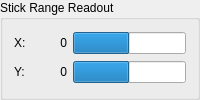
        <widget class="QGroupBox" name="axisReadoutGroupBox">
         <property name="title">
          <string>Stick Range Readout</string>
         </property>
         <layout class="QGridLayout" name="axisReadoutGridLayout">
          <item row="0" column="0">
           <widget class="QLabel" name="axisReadoutXLabel">
            <property name="text">
             <string>X:</string>
            </property>
           </widget>
          </item>
          <item row="0" column="1">
           <widget class="QLabel" name="axisReadoutXValue">
            <property name="text">
             <string>0</string>
            </property>
            <property name="alignment">
             <set>Qt::AlignRight|Qt::AlignVCenter</set>
            </property>
            <property name="minimumSize">
             <size>
              <width>35</width>
              <height>0</height>
             </size>
            </property>
           </widget>
          </item>
          <item row="0" column="2">
           <widget class="QProgressBar" name="axisReadoutXBar">
            <property name="minimum">
             <number>-128</number>
            </property>
            <property name="maximum">
             <number>127</number>
            </property>
            <property name="value">
             <number>0</number>
            </property>
            <property name="textVisible">
             <bool>false</bool>
            </property>
           </widget>
          </item>
          <item row="1" column="0">
           <widget class="QLabel" name="axisReadoutYLabel">
            <property name="text">
             <string>Y:</string>
            </property>
           </widget>
          </item>
          <item row="1" column="1">
           <widget class="QLabel" name="axisReadoutYValue">
            <property name="text">
             <string>0</string>
            </property>
            <property name="alignment">
             <set>Qt::AlignRight|Qt::AlignVCenter</set>
            </property>
            <property name="minimumSize">
             <size>
              <width>35</width>
              <height>0</height>
             </size>
            </property>
           </widget>
          </item>
          <item row="1" column="2">
           <widget class="QProgressBar" name="axisReadoutYBar">
            <property name="minimum">
             <number>-128</number>
            </property>
            <property name="maximum">
             <number>127</number>
            </property>
            <property name="value">
             <number>0</number>
            </property>
            <property name="textVisible">
             <bool>false</bool>
            </property>
           </widget>
          </item>
         </layout>
        </widget>
